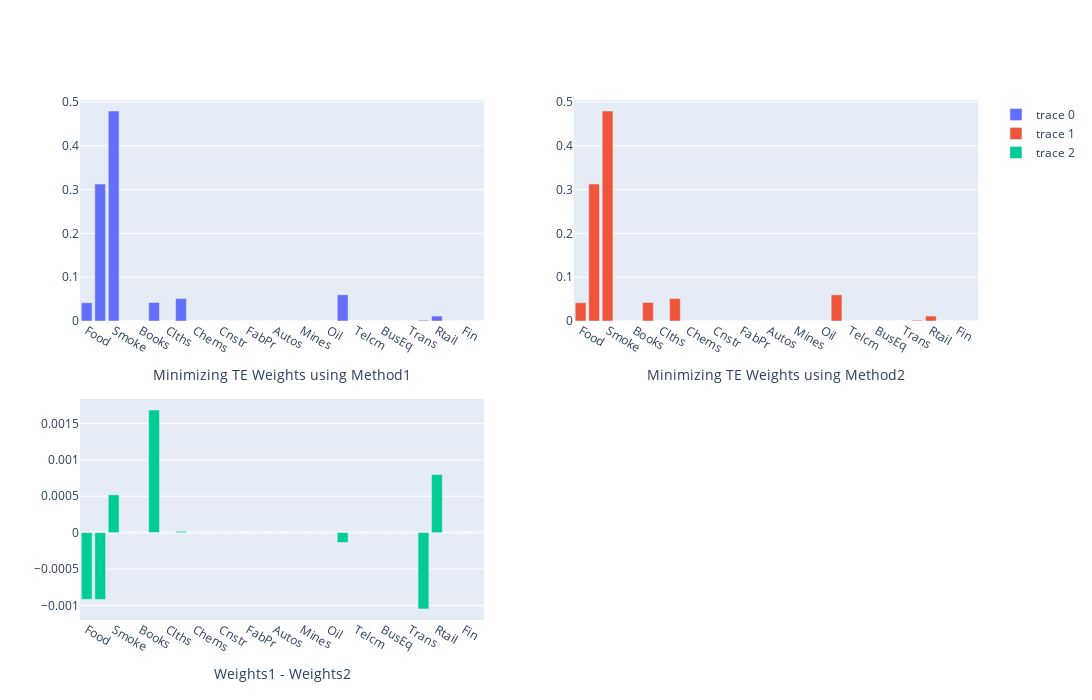

Here is the notebook cell this chart was saved with:
### Markdown cell above
#### Interesting to see different way to minimize the TE

2 ways to do it

1. 

$$ \min_{w}   \| y - X w \|_{2} $$


2.


$$ \min_{w}   \| y - X w \|_{2}^2 $$



Simple Conclusion: L2 norm is more common when miniming Tracking Error. It's usually used find the weights of a portfolio that mimics a target. 
In some cases, minimizing the L2 norm may be more appropriate if we want to prioritize minimizing the actual distance between the desired and actual trajectories. In other cases, minimizing the L2 norm squared may be more appropriate if we want to put more emphasis on penalization of larger errors.

### Code cell
from scipy.optimize import minimize

def TE_minimize(mgr_r, ind, obj_func):
    n = ind.shape[1]
    init_w = np.repeat(1/n, n)
    y_ret = mgr_r
    X_ret = ind
    # constraints
    bounds = ((0.0, 1.0),) * n
    weights_sum_to_1 = {'type': 'eq',
                        'fun': lambda weights: np.sum(weights) - 1
    }
    solution = minimize(obj_func, # lambda w, y_ret, X_ret: np.linalg.norm(y_ret-X_ret@w)
                        init_w,
                        args=(y_ret, X_ret), method='SLSQP',
                        options={'disp': False},
                        constraints=(weights_sum_to_1,),
                        bounds=bounds)

    weights = pd.Series(solution.x, index=ind.columns)
    return weights

weights1 = TE_minimize(mgr_r, ind, lambda w, y_ret, X_ret: np.linalg.norm(y_ret-X_ret@w))
weights2 = TE_minimize(mgr_r, ind, lambda w, y_ret, X_ret: np.linalg.norm(y_ret-X_ret@w)**2)


from plotly.subplots import make_subplots
fig = make_subplots(rows=2, cols=2)

fig.add_trace(go.Bar(x = weights1.index, y = weights1), row=1, col=1)
fig.add_trace(go.Bar(x = weights1.index, y = weights1), row=1, col=2)
fig.add_trace(go.Bar(x = weights1.index, y = weights1-weights2), row=2, col=1)
fig.update_xaxes(title_text="Minimizing TE Weights using Method1", row=1, col=1)
fig.update_xaxes(title_text="Minimizing TE Weights using Method2", row=1, col=2)
fig.update_xaxes(title_text="Weights1 - Weights2", row=2, col=1)

fig.update_layout(height=700, width=1300)
fig.show()

### Figure 1 — Plotly figure (JSON) as saved in the notebook; plotly's stock layout.template omitted (floating-point values rounded to 4 significant figures)
{"data": [{"type": "bar", "x": ["Food", "Beer", "Smoke", "Games", "Books", "Hshld", "Clths", "Hlth", "Chems", "Txtls", "Cnstr", "Steel", "FabPr", "ElcEq", "Autos", "Carry", "Mines", "Coal", "Oil", "Util", "Telcm", "Servs", "BusEq", "Paper", "Trans", "Whlsl", "Rtail", "Meals", "Fin", "Other"], "xaxis": "x", "y": [0.04168, 0.3127, 0.4793, 0, 2.007e-18, 0.04225, 0, 0.05122, 1.003e-16, 1.276e-16, 0, 1.023e-16, 0, 3.339e-17, 0, 0, 0, 0, 0, 0.05976, 0, 0, 0, 1.897e-18, 3.469e-18, 0.001771, 0.01128, 0, 5.042e-18, 3.567e-17], "yaxis": "y"}, {"type": "bar", "x": ["Food", "Beer", "Smoke", "Games", "Books", "Hshld", "Clths", "Hlth", "Chems", "Txtls", "Cnstr", "Steel", "FabPr", "ElcEq", "Autos", "Carry", "Mines", "Coal", "Oil", "Util", "Telcm", "Servs", "BusEq", "Paper", "Trans", "Whlsl", "Rtail", "Meals", "Fin", "Other"], "xaxis": "x2", "y": [0.04168, 0.3127, 0.4793, 0, 2.007e-18, 0.04225, 0, 0.05122, 1.003e-16, 1.276e-16, 0, 1.023e-16, 0, 3.339e-17, 0, 0, 0, 0, 0, 0.05976, 0, 0, 0, 1.897e-18, 3.469e-18, 0.001771, 0.01128, 0, 5.042e-18, 3.567e-17], "yaxis": "y2"}, {"type": "bar", "x": ["Food", "Beer", "Smoke", "Games", "Books", "Hshld", "Clths", "Hlth", "Chems", "Txtls", "Cnstr", "Steel", "FabPr", "ElcEq", "Autos", "Carry", "Mines", "Coal", "Oil", "Util", "Telcm", "Servs", "BusEq", "Paper", "Trans", "Whlsl", "Rtail", "Meals", "Fin", "Other"], "xaxis": "x3", "y": [-0.0009156, -0.0009177, 0.0005191, 0, -9.269e-18, 0.001683, 0, 1.765e-05, 1.003e-16, 1.276e-16, 0, 1.023e-16, -4.174e-18, 3.339e-17, -2.553e-17, 0, 0, 0, -5.773e-18, -0.0001356, -1.572e-18, -1.16e-17, -1.22e-18, 1.897e-18, 3.469e-18, -0.001048, 0.0007972, -3.984e-18, -6.37e-18, 3.255e-17], "yaxis": "y3"}], "layout": {"height": 700, "width": 1300, "xaxis": {"anchor": "y", "domain": [0, 0.45], "title": {"text": "Minimizing TE Weights using Method1"}}, "xaxis2": {"anchor": "y2", "domain": [0.55, 1], "title": {"text": "Minimizing TE Weights using Method2"}}, "xaxis3": {"anchor": "y3", "domain": [0, 0.45], "title": {"text": "Weights1 - Weights2"}}, "xaxis4": {"anchor": "y4", "domain": [0.55, 1]}, "yaxis": {"anchor": "x", "domain": [0.575, 1]}, "yaxis2": {"anchor": "x2", "domain": [0.575, 1]}, "yaxis3": {"anchor": "x3", "domain": [0, 0.425]}, "yaxis4": {"anchor": "x4", "domain": [0, 0.425]}}}
